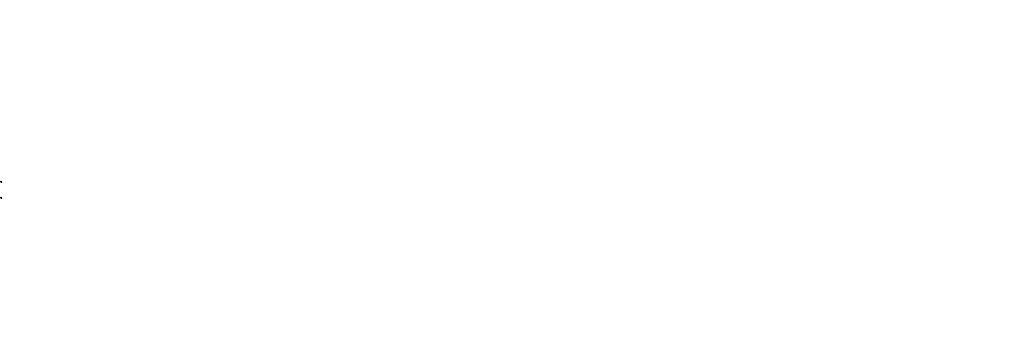
Frame 1 (no input)
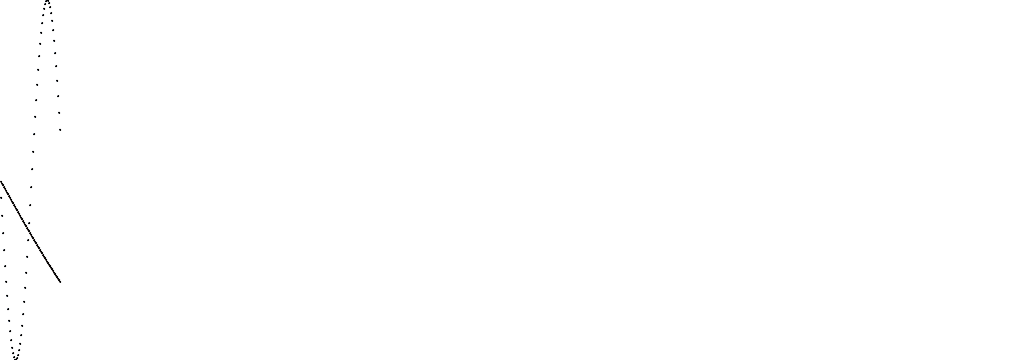
Frame 60 (the mouse pressed at the canvas centre just before this capture)
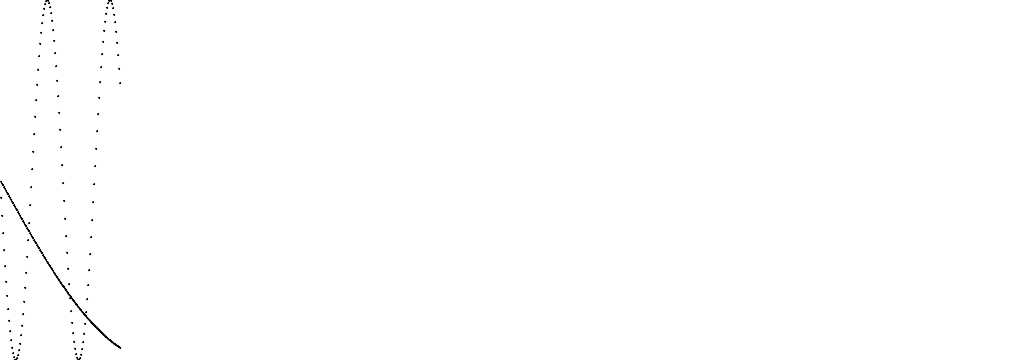
Frame 120 (the mouse held since frame 60 and released just before this capture)

The Processing sketch that drew these frames (run headless with seeded random() and noise(); from frame 60 on, the mouse is pressed at the canvas centre):

// Processing sketch: sin2
// ── sin2.pde
int index=0;
float radiants=0;
float radiants2=0;
void setup()
{
  size(1024, 360);
  background(255);
}

void draw(){
  index++;
  radiants+=0.01;
  radiants2+=0.1;
  if(index==width)
  {
    index=0;
  }
  fill(255, 100,80);
  ellipse(index,sin(radiants)*(height/2)+180,1,1);
  fill(0, 100, 255);
  ellipse(index,sin(radiants2)*(height/2)+180,1,1);
}
